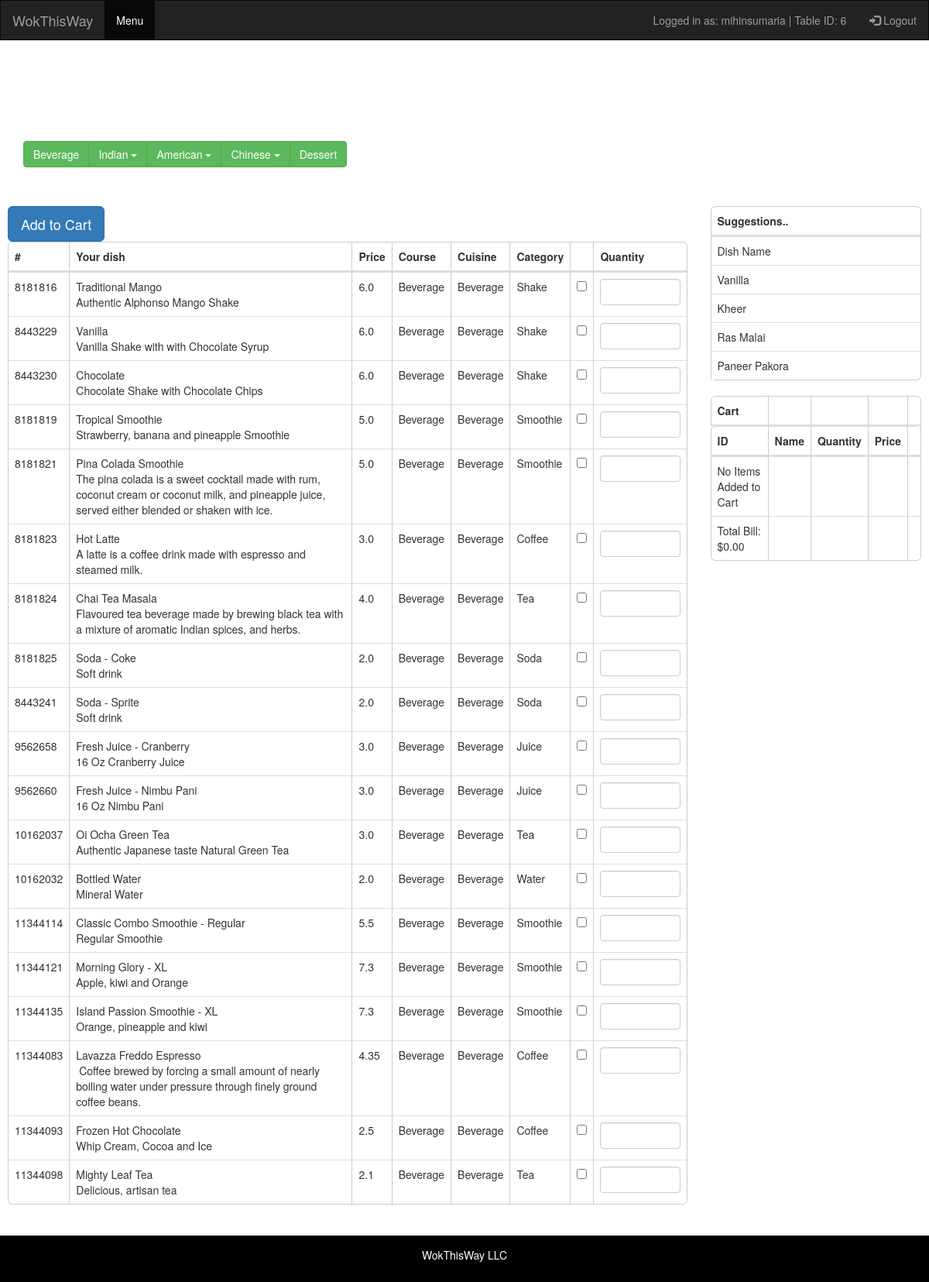
/beverage/ (signed in), run on the app's committed database.
### restaurantmanagementsystem/models.py (models this page shows, shortened)
class Food(models.Model):
	ID=models.BigIntegerField(primary_key=True)
	name=models.CharField(max_length=50)
	description=models.CharField(max_length=300)
	price=models.FloatField()
	course=models.CharField(max_length=50)
	cuisine=models.CharField(max_length=50)
	category=models.CharField(max_length=50)

### restaurantmanagementsystem/views.py (the view)
# urls.py: url(r'^beverage/$',views.beverage_menu, name = 'beverage'),
def beverage_menu(request):
    username=request.session['username']
    tableid=request.session['tableid']
    global cart
    food_list = Food.objects.filter(cuisine = 'Beverage')
    bill = total_bill()
    recommendation = get_recommedations()
    return render(request,'restaurantmanagementsystem/menu.html',{'food_list':food_list,'cart':cart,'bill':bill,'username':username,'recommendation':recommendation,'tableid':tableid})

### restaurantmanagementsystem/views.py (called while the page is built)
def total_bill():
    global cart
    totalprice =0
    for item in cart:
        totalprice += item.get_price()
    return "{0:.2f}".format(totalprice)

def get_recommedations():
    recommendation=dict()
    foodFreq = Order.objects.values_list('food').annotate(Count('food'))
    for food,freq in foodFreq:
        name = Food.objects.values_list('name', flat = 'True').get(ID= food)
        recommendation[name]= freq
    recommendationSorted =sorted(recommendation.items(), key=lambda x: x[1])
    lenght = len(recommendationSorted)
    if(lenght>4):
        recommendationSorted = recommendationSorted[lenght-4:lenght]
    return reversed(recommendationSorted)

### restaurantmanagementsystem/templates/restaurantmanagementsystem/menu.html (shortened to what this page needs)
<!DOCTYPE html>
<html lang="en">
<head>
  <link rel="stylesheet" href="https://maxcdn.bootstrapcdn.com/bootstrap/3.3.7/css/bootstrap.min.css">
      {% load staticfiles %}
      /*{% load staticfiles %}
</head>
<body>
<nav class="navbar navbar-inverse">
  <div class="container-fluid">
    <div class="navbar-header">
      <a class="navbar-brand" href="#">WokThisWay</a>
    </div>
    <ul class="nav navbar-nav">
      <li class="active"><a href="{% url 'guest_menu_page' %}">Menu</a></li>
    </ul>
    <ul class="nav navbar-nav navbar-right">
      <li><span class="navbar-text">Logged in as: {{ username }} | Table ID: {{tableid}}</span></li>
      <li><a href="{% url 'logout' %}"><span class="glyphicon glyphicon-log-in"></span> Logout</a></li>
    </ul>
  </div>
</nav>
<div class="container" text-align:center>
  <h1>Wok this Way!</h1>
  <p>One stop solution for quick meals..</p>
  <p>Easy ordering and take away system</p>
</div>
<div class="container">
  <div class = "btn-group">
    <a href="{% url 'beverage' %}" style="color: white;" class="btn btn-success">Beverage</a>
    <div class="btn-group">
      <button type="button" class="btn btn-success dropdown-toggle" data-toggle="dropdown">Indian <span class="caret"></span></button>
    </div>
    <div class="btn-group">
      <button type="button" class="btn btn-success dropdown-toggle" data-toggle="dropdown">American <span class="caret"></span></button>
    </div>
    <div class="btn-group">
      <button type="button" class="btn btn-success dropdown-toggle" data-toggle="dropdown">Chinese <span class="caret"></span></button>
    </div>
    <a href="{% url 'dessert' %}" style="color: white;" class="btn btn-success">Dessert</a>
  </div>
</div>
  <br><br>
<div class="row" style="background-color: rgba(255,255,255,0.7); padding: 10px 10px 10px 10px; margin-bottom: 20px;">
  <div class="col-sm-9" style="margin-bottom: 30px">
    <form action="{% url 'add_to_cart'%}" method="POST">
  <div class="table-responsive">
  <table class="table table-hover table-curved">
    <thead class="thead-inverse">
      <tr>
        <th>#</th>
        <th>Your dish</th>
        <th>Price</th>
        <th>Course</th>
        <th>Cuisine</th>
        <th>Category</th>
        <th></th>
        <th>Quantity</th>
      </tr>
    </thead>
    <tbody>
      {% if food_list %}
      {% for food in food_list %}
      <tr>
        <td>{{food.ID}}</td>
        <td>{{food.name}} <br>{{food.description}}</td>
        <td>{{food.price}}</td>
        <td>{{food.course}}</td>
        <td>{{food.cuisine}}</td>
        <td>{{food.category}}</td>
    <td class="vcenter"><input type="checkbox" name = "food" id="{{food.ID}}" value= "{{food.ID}}"/></td>
    <td>
    <input type="number" class="form-control" name = "quantity" id="{{food.ID}}"   min="1" >
    </td>
      </tr>
      {%endfor%}
    <button type="submit" class="btn btn-primary btn-lg">Add to Cart</button>
    <br>
    {%endif%}
    </tbody>
  </table>
</div></form></div>
  <div class="col-sm-3">
  <div class="table-responsive">
  <table class="table table-hover table-curved">
    <thead>
      <tr><th>Suggestions..</th></tr>
      {%if recommendation%}
      <tr>
        <td>Dish Name</td>
    </tr>
      {% for k,v in recommendation%}
      <tr>
        <td>{{k}}</td>
    </tr>
    {%endfor%}
    {% else %}
    <tr>
      <td>No Suggestions to Show</td>
    </tr>
    {%endif%}
    </table>
  </div>
  <form action="{% url 'cart_transaction'%}" method="POST">
  <div class="table-responsive">
  <table class="table table-hover table-curved">
    <thead>
      <tr>
        <th>Cart</th>
        <th><br/></th>
        <th><br/></th>
        <th><br/></th>
        <th><br/></th>
      </tr>
      <tr>
        <th>ID</th>
        <th>Name</th>
        <th>Quantity</th>
        <th>Price</th>
        <th><br/></th>
      </tr>
    </thead>
    <tbody>
      {%if cart%}
      {%for item in cart%}
    <tr><td>{{item.get_id}}</td>
      <td>{{item.get_name}}</td>
    <td>{{item.get_qty}}</td>
    <td>{{item.get_price}}</td>
    <td><input type="checkbox" name = "remove_check" id="" value= "{{item.get_id}}"/></td>
  </tr>
  {%endfor%}
  <tr><button type="submit" class="btn btn-md btn-primary" style="margin-right: 5px; margin-bottom: 10px;" name = "order" >Order</button>
    <button type="submit" class="btn btn-md btn-primary" name = "remove" style="margin-left: 5px; margin-bottom: 10px;">Remove</button> </tr>
    </tbody>
    {%else%}
    <tr>
    <td>No Items Added to Cart</td>
    <td> </td>
    <td> </td>
    <td> </td>
    <td> </td>
  </tr>
    {%endif%}
  <tr>
    <td>Total Bill: ${{bill}}</td>
    <td> </td>
    <td> </td>
    <td> </td>
    <td> </td>
  </tr>
</table>
  </div>
</form>
  </div>
</div>
<br>
<div class="navbar navbar-fixed-bottom">
  <footer class="container-fluid text-center">
    <p>WokThisWay LLC</p>
  </footer>
</div>
</body>
</html>

### data on the page
Food: ID "8181816", name "Traditional Mango", description "Authentic Alphonso Mango Shake", price "6.0", course "Beverage", cuisine "Beverage", category "Shake"
Food: ID "8443229", name "Vanilla", description "Vanilla Shake with with Chocolate Syrup", price "6.0", course "Beverage", cuisine "Beverage", category "Shake"
Food: ID "8443230", name "Chocolate", description "Chocolate Shake with Chocolate Chips", price "6.0", course "Beverage", cuisine "Beverage", category "Shake"
Food: ID "8181819", name "Tropical Smoothie", description "Strawberry, banana and pineapple Smoothie", price "5.0", course "Beverage", cuisine "Beverage", category "Smoothie"
Food: ID "8181821", name "Pina Colada Smoothie", description "The pina colada is a sweet cocktail made with rum, coconut cream or coconut milk, and pineapple juice, served either blended or shaken with ice.", price "5.0", course "Beverage", cuisine "Beverage", category "Smoothie"
Food: ID "8181823", name "Hot Latte", description "A latte is a coffee drink made with espresso and steamed milk.", price "3.0", course "Beverage", cuisine "Beverage", category "Coffee"
Food: ID "8181824", name "Chai Tea Masala", description "Flavoured tea beverage made by brewing black tea with a mixture of aromatic Indian spices, and herbs.", price "4.0", course "Beverage", cuisine "Beverage", category "Tea"
Food: ID "8181825", name "Soda - Coke", description "Soft drink", price "2.0", course "Beverage", cuisine "Beverage", category "Soda"
Food: ID "8443241", name "Soda - Sprite", description "Soft drink", price "2.0", course "Beverage", cuisine "Beverage", category "Soda"
Food: ID "9562658", name "Fresh Juice - Cranberry", description "16 Oz Cranberry Juice", price "3.0", course "Beverage", cuisine "Beverage", category "Juice"
Food: ID "9562660", name "Fresh Juice - Nimbu Pani", description "16 Oz Nimbu Pani", price "3.0", course "Beverage", cuisine "Beverage", category "Juice"
Food: ID "10162037", name "Oi Ocha Green Tea", description "Authentic Japanese taste Natural Green Tea", price "3.0", course "Beverage", cuisine "Beverage", category "Tea"
Food: ID "10162032", name "Bottled Water", description "Mineral Water", price "2.0", course "Beverage", cuisine "Beverage", category "Water"
Food: ID "11344114", name "Classic Combo Smoothie - Regular", description "Regular Smoothie", price "5.5", course "Beverage", cuisine "Beverage", category "Smoothie"
Food: ID "11344121", name "Morning Glory - XL", description "Apple, kiwi and Orange", price "7.3", course "Beverage", cuisine "Beverage", category "Smoothie"
Food: ID "11344135", name "Island Passion Smoothie - XL", description "Orange, pineapple and kiwi", price "7.3", course "Beverage", cuisine "Beverage", category "Smoothie"
Food: ID "11344083", name "Lavazza Freddo Espresso", description "Coffee brewed by forcing a small amount of nearly boiling water under pressure through finely ground coffee beans.", price "4.35", course "Beverage", cuisine "Beverage", category "Coffee"
Food: ID "11344093", name "Frozen Hot Chocolate", description "Whip Cream, Cocoa and Ice", price "2.5", course "Beverage", cuisine "Beverage", category "Coffee"
Food: ID "11344098", name "Mighty Leaf Tea", description "Delicious, artisan tea", price "2.1", course "Beverage", cuisine "Beverage", category "Tea"

### other printed values
{{ username }} "mihinsumaria"
{{ tableid }} "6"
{{ k }} "Vanilla" "Kheer" "Ras Malai" "Paneer Pakora"
{{ bill }} "0.00"
